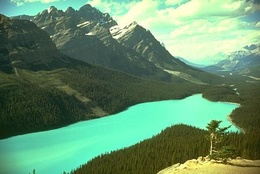
%> input picture ImagePrecessing/assignments/a03/img/176035.jpg, 260 x 174 px, shrunk from 481 x 321 before the run
$ octave a3.m   (GNU Octave 9; MATLAB toolbox functions it lacks are replaced by stand-ins)
%> lines starting %> are read from the running program, lines starting %| are printed output that depends on the picture
clear all;
% im=im2double((imread('img/302003.jpg')));
im=im2double((imread('img/176035.jpg')));
[m n]=size(im(:,:,1));
%> m = 174; n = 260
X = reshape(im,size(im,1)*size(im,2),3);
dataPts=X';
copy=zeros(3,size(im,1)*size(im,2));
bandWidth=0.03;   %0.1 for single face girl
bandSq=bandWidth^2;
[numDim,numPts] = size(dataPts);
%> numDim = 3; numPts = 45240
stopThresh      = 1e-3*bandWidth;
clustCent       = [];
VisitedFlag = zeros(1,numPts);
new=VisitedFlag;
x=1;

while(length(new)~=0)
    length(new)
    myMean          = dataPts(:,x);
    myMembers=[x];
    while(1)
        sqDistToAll = sum((repmat(myMean,1,numPts) - dataPts).^2);
        inInds      = find(sqDistToAll < bandSq);
        inIndMember      = find(sqDistToAll < bandSq);

        myOldMean   = myMean;
        myMean      = mean(dataPts(:,inInds),2);
        myMembers=[myMembers inIndMember];

        if norm(myMean-myOldMean) < stopThresh

            merge=0;
            for k=1:size(clustCent,2)
                if(norm(clustCent(:,k)-myMean)<bandWidth/2)
                    merge=1;
                    break
                end
            end

            if(merge==1)
                clustCent(:,k)=(clustCent(:,k)+myMean)/2;
                copy(:,myMembers)=repmat(clustCent(:,k),1,length(myMembers));

            else
                clustCent=[clustCent myMean];
                copy(:,myMembers)=repmat(myMean,1,length(myMembers));
            end

            copy(:,x)=myMean;
            VisitedFlag(myMembers) = 1;
            break;
        end
    end

        new=find(VisitedFlag==0);
        if(length(new)~=0)
            x=new(ceil((length(new))*rand));
        end
end
%> this loop made 920 passes
%> after the loop, clustCent = 441 columns, first 8: [0.375 0.934 0.25 0.162 0.232 0.509 0.261 0.777; 0.514 0.995 0.342 0.224 0.292 0.924 0.271 0.986; 0.478 0.827 0.308 0.152 0.212 0.811 0.0825 0.769]; merge = 0; x = 36317


Ims = reshape(copy',size(im,1),size(im,2),3);
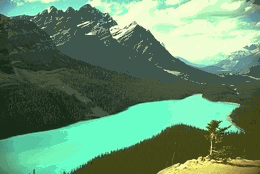
%> Ims: size 174x260x3 double; mean R, G, B 0.397, 0.557, 0.426

imshow(Ims)
